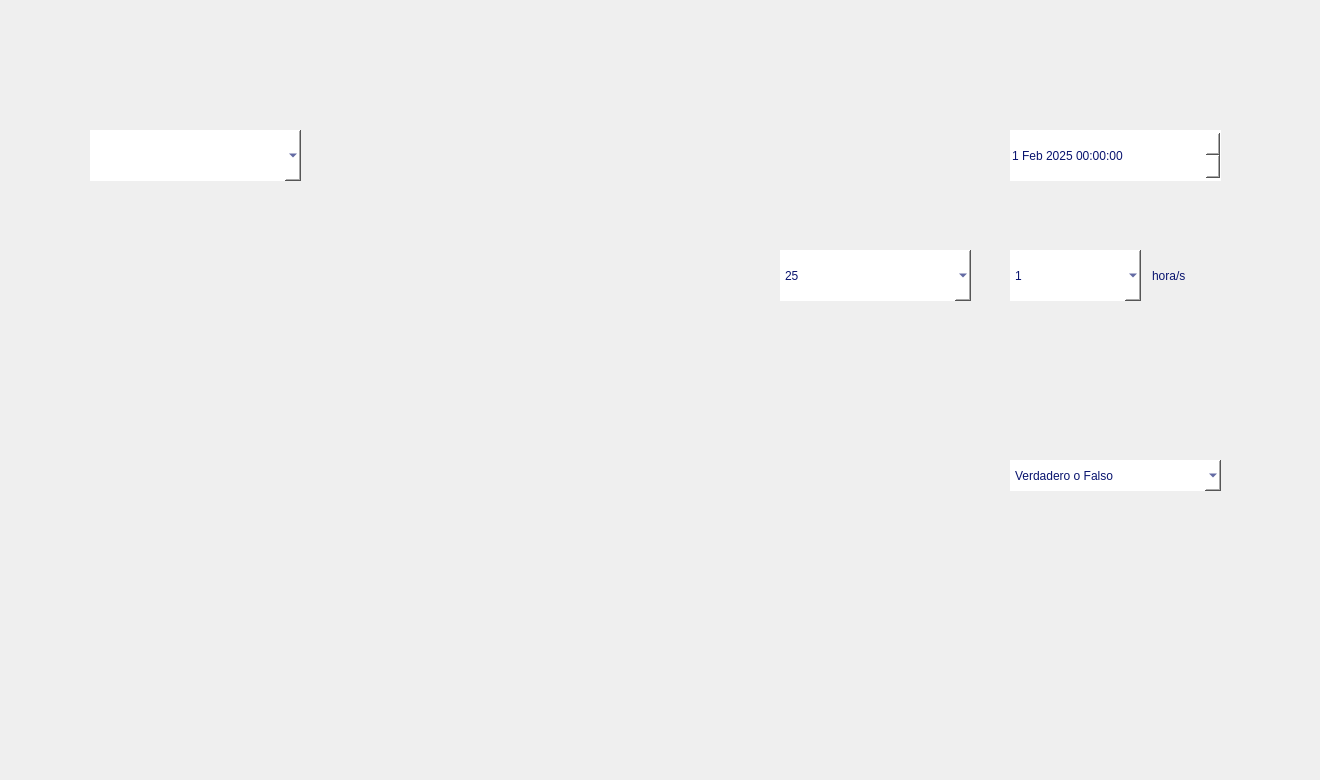
      <widget class="QWidget" name="page_12">
       <widget class="QLabel" name="label_10">
        <property name="geometry">
         <rect>
          <x>0</x>
          <y>0</y>
          <width>1311</width>
          <height>771</height>
         </rect>
        </property>
        <property name="text">
         <string/>
        </property>
        <property name="pixmap">
         <pixmap resource="imagenes.qrc">:/Fondos/Examen.png</pixmap>
        </property>
        <property name="scaledContents">
         <bool>true</bool>
        </property>
       </widget>
       <widget class="QComboBox" name="claseCombo">
        <property name="geometry">
         <rect>
          <x>90</x>
          <y>130</y>
          <width>211</width>
          <height>51</height>
         </rect>
        </property>
        <property name="styleSheet">
         <string notr="true">background: white;
font: 75 14pt &quot;Segoe UI&quot;;
border: none;
color: rgb(8, 19, 110);</string>
        </property>
       </widget>
       <widget class="QPushButton" name="crearExamen">
        <property name="geometry">
         <rect>
          <x>80</x>
          <y>640</y>
          <width>301</width>
          <height>51</height>
         </rect>
        </property>
        <property name="styleSheet">
         <string notr="true">background: transparent;
border: none;</string>
        </property>
        <property name="text">
         <string/>
        </property>
       </widget>
       <widget class="QPushButton" name="agregarPregunta">
        <property name="geometry">
         <rect>
          <x>930</x>
          <y>640</y>
          <width>301</width>
          <height>51</height>
         </rect>
        </property>
        <property name="styleSheet">
         <string notr="true">background: transparent;
border: none;</string>
        </property>
        <property name="text">
         <string/>
        </property>
       </widget>
       <widget class="QComboBox" name="tipoPreguntaCombo">
        <property name="geometry">
         <rect>
          <x>1010</x>
          <y>460</y>
          <width>211</width>
          <height>31</height>
         </rect>
        </property>
        <property name="styleSheet">
         <string notr="true">background: white;
font: 75 14pt &quot;Segoe UI&quot;;
border: none;
color: rgb(8, 19, 110);</string>
        </property>
        <item>
         <property name="text">
          <string>Verdadero o Falso</string>
         </property>
        </item>
        <item>
         <property name="text">
          <string>Selección Múltiple</string>
         </property>
        </item>
        <item>
         <property name="text">
          <string>Tipo Enumerada</string>
         </property>
        </item>
       </widget>
       <widget class="QDateTimeEdit" name="horaInicio">
        <property name="geometry">
         <rect>
          <x>1010</x>
          <y>130</y>
          <width>211</width>
          <height>51</height>
         </rect>
        </property>
        <property name="styleSheet">
         <string notr="true">background: white;
font: 75 14pt &quot;Segoe UI&quot;;
border: none;
color: rgb(8, 19, 110);</string>
        </property>
        <property name="dateTime">
         <datetime>
          <hour>0</hour>
          <minute>0</minute>
          <second>0</second>
          <year>2025</year>
          <month>2</month>
          <day>1</day>
         </datetime>
        </property>
       </widget>
       <widget class="QComboBox" name="comboBoxDuracion">
        <property name="geometry">
         <rect>
          <x>1010</x>
          <y>250</y>
          <width>131</width>
          <height>51</height>
         </rect>
        </property>
        <property name="styleSheet">
         <string notr="true">background: white;
font: 75 14pt &quot;Segoe UI&quot;;
border: none;
color: rgb(8, 19, 110);</string>
        </property>
        <item>
         <property name="text">
          <string>1</string>
         </property>
        </item>
        <item>
         <property name="text">
          <string>2</string>
         </property>
        </item>
        <item>
         <property name="text">
          <string>3</string>
         </property>
        </item>
        <item>
         <property name="text">
          <string>4</string>
         </property>
        </item>
        <item>
         <property name="text">
          <string>5</string>
         </property>
        </item>
       </widget>
       <widget class="QComboBox" name="valorExamen">
        <property name="geometry">
         <rect>
          <x>780</x>
          <y>250</y>
          <width>191</width>
          <height>51</height>
         </rect>
        </property>
        <property name="styleSheet">
         <string notr="true">background: white;
font: 75 14pt &quot;Segoe UI&quot;;
border: none;
color: rgb(8, 19, 110);</string>
        </property>
        <property name="editable">
         <bool>false</bool>
        </property>
        <item>
         <property name="text">
          <string>25</string>
         </property>
        </item>
       </widget>
       <widget class="QTextEdit" name="preguntas">
        <property name="geometry">
         <rect>
          <x>100</x>
          <y>260</y>
          <width>641</width>
          <height>91</height>
         </rect>
        </property>
        <property name="styleSheet">
         <string notr="true">background: transparent;
font: 75 14pt &quot;Segoe UI&quot;;
border: none;
color: rgb(8, 19, 110);</string>
        </property>
        <property name="readOnly">
         <bool>true</bool>
        </property>
       </widget>
       <widget class="QLineEdit" name="pregunta">
        <property name="geometry">
         <rect>
          <x>92</x>
          <y>450</y>
          <width>881</width>
          <height>51</height>
         </rect>
        </property>
        <property name="styleSheet">
         <string notr="true">background: transparent;
font: 75 14pt &quot;Segoe UI&quot;;
border: none;
color: rgb(8, 19, 110);</string>
        </property>
       </widget>
       <widget class="QLineEdit" name="respuestaCorrecta">
        <property name="geometry">
         <rect>
          <x>90</x>
          <y>570</y>
          <width>541</width>
          <height>51</height>
         </rect>
        </property>
        <property name="styleSheet">
         <string notr="true">background: transparent;
font: 75 14pt &quot;Segoe UI&quot;;
border: none;
color: rgb(8, 19, 110);</string>
        </property>
       </widget>
       <widget class="QLineEdit" name="respuestasIncorrectas">
        <property name="geometry">
         <rect>
          <x>662</x>
          <y>570</y>
          <width>561</width>
          <height>51</height>
         </rect>
        </property>
        <property name="styleSheet">
         <string notr="true">background: transparent;
font: 75 14pt &quot;Segoe UI&quot;;
border: none;
color: rgb(8, 19, 110);</string>
        </property>
       </widget>
       <widget class="QLineEdit" name="respuestaCorrecta_2">
        <property name="geometry">
         <rect>
          <x>1150</x>
          <y>250</y>
          <width>61</width>
          <height>51</height>
         </rect>
        </property>
        <property name="styleSheet">
         <string notr="true">background: transparent;
font: 75 14pt &quot;Segoe UI&quot;;
border: none;
color: rgb(8, 19, 110);</string>
        </property>
        <property name="text">
         <string>hora/s</string>
        </property>
       </widget>
       <widget class="QLabel" name="nombreUsuarioMaestro">
        <property name="geometry">
         <rect>
          <x>40</x>
          <y>720</y>
          <width>361</width>
          <height>41</height>
         </rect>
        </property>
        <property name="styleSheet">
         <string notr="true">color: white;
font: 87 14pt &quot;Segoe UI Black&quot;;</string>
        </property>
        <property name="text">
         <string/>
        </property>
       </widget>
       <widget class="QLabel" name="tituloMaestroStacked">
        <property name="geometry">
         <rect>
          <x>0</x>
          <y>30</y>
          <width>1311</width>
          <height>41</height>
         </rect>
        </property>
        <property name="styleSheet">
         <string notr="true">color: rgb(8, 19, 110);
font: 87 24pt &quot;Segoe UI Black&quot;;</string>
        </property>
        <property name="text">
         <string/>
        </property>
        <property name="alignment">
         <set>Qt::AlignCenter</set>
        </property>
       </widget>
       <widget class="QLineEdit" name="tituloExamen">
        <property name="geometry">
         <rect>
          <x>340</x>
          <y>130</y>
          <width>631</width>
          <height>51</height>
         </rect>
        </property>
        <property name="styleSheet">
         <string notr="true">background: transparent;
font: 75 14pt &quot;Segoe UI&quot;;
border: none;
color: rgb(8, 19, 110);</string>
        </property>
       </widget>
      </widget>
